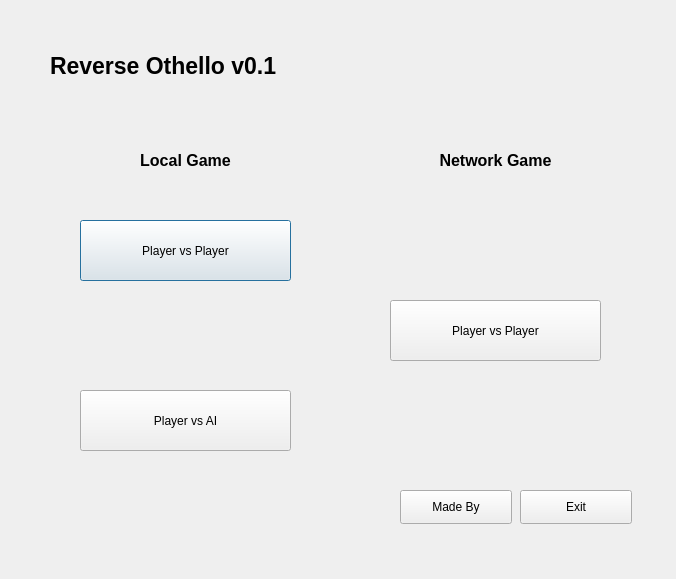
<?xml version="1.0" encoding="UTF-8"?>
<ui version="4.0">
 <class>Dialog</class>
 <widget class="QDialog" name="Dialog">
  <property name="geometry">
   <rect>
    <x>0</x>
    <y>0</y>
    <width>676</width>
    <height>579</height>
   </rect>
  </property>
  <property name="windowTitle">
   <string>Dialog</string>
  </property>
  <widget class="QPushButton" name="btn_lpvp">
   <property name="geometry">
    <rect>
     <x>80</x>
     <y>220</y>
     <width>211</width>
     <height>61</height>
    </rect>
   </property>
   <property name="text">
    <string>Player vs Player</string>
   </property>
  </widget>
  <widget class="QPushButton" name="btn_lpva">
   <property name="geometry">
    <rect>
     <x>80</x>
     <y>390</y>
     <width>211</width>
     <height>61</height>
    </rect>
   </property>
   <property name="text">
    <string>Player vs AI</string>
   </property>
  </widget>
  <widget class="QPushButton" name="btn_npvp">
   <property name="geometry">
    <rect>
     <x>390</x>
     <y>300</y>
     <width>211</width>
     <height>61</height>
    </rect>
   </property>
   <property name="text">
    <string>Player vs Player</string>
   </property>
  </widget>
  <widget class="QLabel" name="lb_localgame">
   <property name="geometry">
    <rect>
     <x>110</x>
     <y>150</y>
     <width>151</width>
     <height>21</height>
    </rect>
   </property>
   <property name="font">
    <font>
     <pointsize>12</pointsize>
     <weight>75</weight>
     <bold>true</bold>
    </font>
   </property>
   <property name="text">
    <string>Local Game</string>
   </property>
   <property name="alignment">
    <set>Qt::AlignCenter</set>
   </property>
  </widget>
  <widget class="QLabel" name="lb_netgame">
   <property name="geometry">
    <rect>
     <x>410</x>
     <y>150</y>
     <width>171</width>
     <height>21</height>
    </rect>
   </property>
   <property name="font">
    <font>
     <pointsize>12</pointsize>
     <weight>75</weight>
     <bold>true</bold>
    </font>
   </property>
   <property name="text">
    <string>Network Game</string>
   </property>
   <property name="alignment">
    <set>Qt::AlignCenter</set>
   </property>
  </widget>
  <widget class="QLabel" name="lb_title">
   <property name="geometry">
    <rect>
     <x>50</x>
     <y>40</y>
     <width>361</width>
     <height>51</height>
    </rect>
   </property>
   <property name="font">
    <font>
     <pointsize>17</pointsize>
     <weight>75</weight>
     <bold>true</bold>
    </font>
   </property>
   <property name="text">
    <string>Reverse Othello v0.1</string>
   </property>
  </widget>
  <widget class="QPushButton" name="btn_exit">
   <property name="geometry">
    <rect>
     <x>520</x>
     <y>490</y>
     <width>112</width>
     <height>34</height>
    </rect>
   </property>
   <property name="text">
    <string>Exit</string>
   </property>
  </widget>
  <widget class="QPushButton" name="btn_madeby">
   <property name="geometry">
    <rect>
     <x>400</x>
     <y>490</y>
     <width>112</width>
     <height>34</height>
    </rect>
   </property>
   <property name="text">
    <string>Made By</string>
   </property>
  </widget>
 </widget>
 <resources/>
 <connections/>
</ui>
